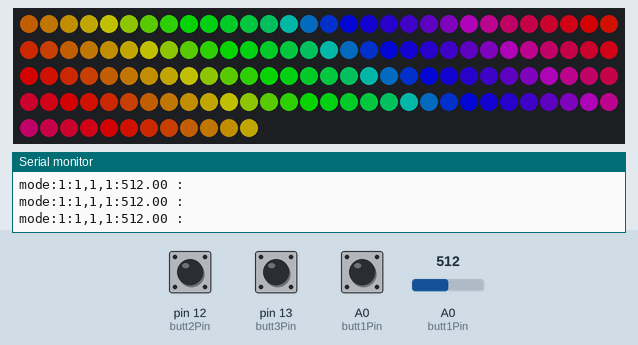
Bench run of a sketch on a simulated Arduino Uno, built with avr-gcc and run on an emulated ATmega328P. Parts: 132 RGB LEDs in strip order, left to right, continuing on the next row, the last lines printed to the serial monitor. Inputs (shaded band) come from the test bench; at power-on: A0 (butt1Pin) HIGH, A0 (butt1Pin) = 512, pin 12 (butt2Pin) HIGH, pin 13 (butt3Pin) HIGH. Dim RGB values are drawn brighter than linear.

Above: at 1.2 s.
1.3 s: A0 (butt1Pin) pulled LOW for 0.15 s
At 2.0 s:
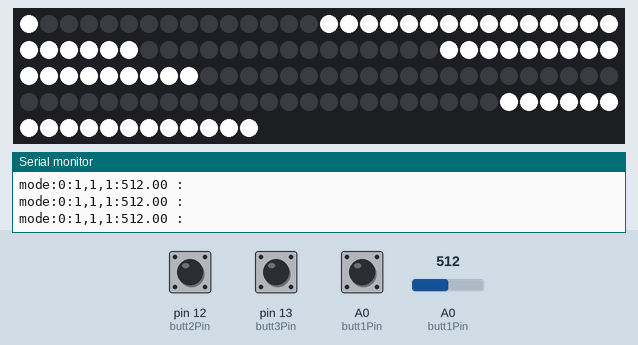
3.0 s: A0 (butt1Pin) set to 34
At 4.2 s:
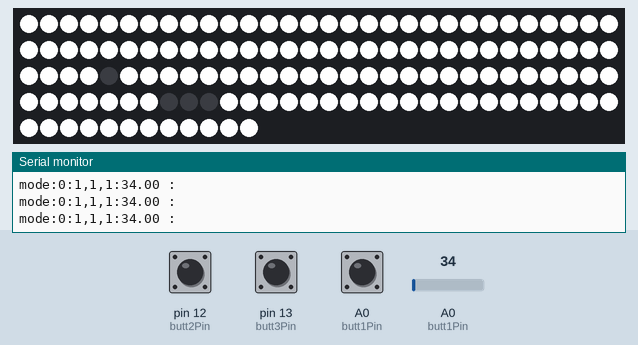
4.6 s: A0 (butt1Pin) set to 28
6.1 s: pin 12 (butt2Pin) pulled LOW for 0.15 s
At 7.0 s:
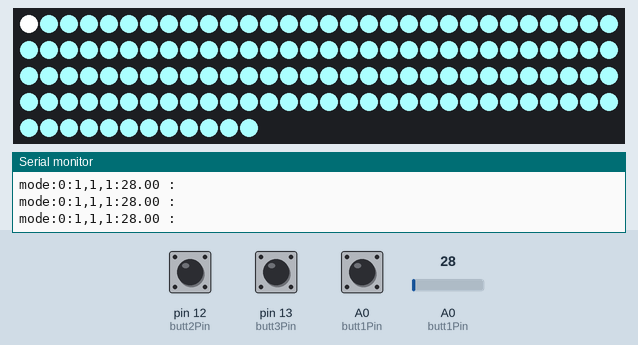
7.7 s: A0 (butt1Pin) set to 57
9.2 s: A0 (butt1Pin) set to 66
At 10.0 s:
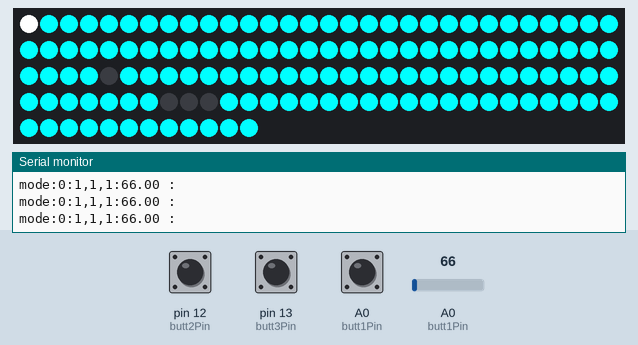
Timing chart, 0 to 11.7 s (numbered marks = the images above; inputs shaded):
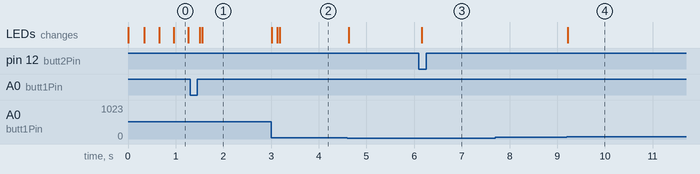

Measured:
- the behaviour switches between 61 and 62 on A0 (butt1Pin) (found by bisection; images 3 and 4)
- after the input at 1.3 s, the LEDs: first change after 0.21 s (image 1 shows a later state)
- after the input at 3.0 s, the LEDs: first change at once (image 2 shows a later state)
- after the input at 6.1 s, the LEDs: change after 0.06 s (image 3)
- after the input at 9.2 s, the LEDs: change at once (image 4)

The sketch:

snak2.ino
```cpp
/*
 * For use with "snak2" lamp and "pot-boardDesp-snak2"
 * Tod Kurt / todbot.com
 * Uses ESP8266 D1 Mini driving single SK6812WWA strip, split into two with a NeoJoint
 */

#include <NeoPixelBus.h>
#include <Bounce2.h>

//#define FASTLED_ALLOW_INTERRUPTS 0
#define FASTLED_INTERNAL
#include "FastLED.h"
FASTLED_USING_NAMESPACE

#define ARRAY_SIZE(A) (sizeof(A) / sizeof((A)[0]))

const int NUM_LEDS_STRAND = 33;
const int NUM_LEDS = (NUM_LEDS_STRAND * 4); //33 * 4;

const int ledPin = 2;
const int butt1Pin = 14;
const int butt2Pin = 12;
const int butt3Pin = 13;
const int potPin = A0;

CRGB leds[NUM_LEDS]; // these are FastLED pixel types

const int FRAMES_PER_SECOND = 60;

NeoPixelBus<NeoGrbwFeature, NeoEsp8266Uart800KbpsMethod> strip(NUM_LEDS, ledPin);
Bounce debouncer1 = Bounce();
Bounce debouncer2 = Bounce();
Bounce debouncer3 = Bounce();


float potval;
float lastval;
CRGB gColors[] = {
    CRGB(255,255,255),

    CRGB(  0,255,255),
    CRGB(255,  0,255),
    CRGB(255,255,  0),

    CRGB(  0,  0,255),
    CRGB(  0,255,  0),
    CRGB(255,  0,  0)
};
CRGB gColor = gColors[0];
int gColorsPos = 0;
uint8_t gHue;
uint8_t gBri; // FIXME: hack

// List of patterns to cycle through.  Each is defined as a separate function below.
typedef void (*SimplePatternList[])();
void modeLamp();
void modeRainbow();
void modeBpm();
void modeSinelon();
SimplePatternList gPatternModes = { modeRainbow, modeBpm, modeSinelon };
uint8_t gMode = 1;
uint8_t gPatternMode = 0;

//
void setup()
{
    Serial.begin(115200);
    delay(1);

    pinMode(potPin, INPUT);
    pinMode(butt1Pin, INPUT_PULLUP);
    pinMode(butt2Pin, INPUT_PULLUP);
    pinMode(butt3Pin, INPUT_PULLUP);


    debouncer1.attach(butt1Pin);
    debouncer1.interval(50); // interval in ms
    debouncer2.attach(butt2Pin);
    debouncer2.interval(50); // interval in ms
    debouncer3.attach(butt3Pin);
    debouncer3.interval(50); // interval in ms

    // this resets all the neopixels to an off state
    strip.Begin();
    strip.Show();
}

//
void loop()
{
    EVERY_N_MILLISECONDS( 20 ) {

        updateInterface();

        if( gMode == 0 ) {
            gBri = 255;
            modeLamp();
        }
        else {
            gBri = 0;
            gPatternModes[ gPatternMode ]();
        }

//        blur1d( leds, NUM_LEDS, 128);  // blur things a bit
        copyPixels();

    }

    EVERY_N_MILLISECONDS( 100 ) {
        debugPrint();
    }

    strip.Show();
    delay( 1000 / FRAMES_PER_SECOND );

}

void updateInterface()
{
    potval = analogRead( potPin );

    debouncer1.update();
    debouncer2.update();
    debouncer3.update();

    if( debouncer1.fell() ) {
        gMode = !gMode;
//        gMode = (gMode+1) % ARRAY_SIZE(gModes);
        Serial.print(F("Button1:")); Serial.println(gMode);
    }

    if( debouncer2.fell() ) {
        gColorsPos = (gColorsPos+1) % ARRAY_SIZE(gColors); // wrap around
        gColor = gColors[ gColorsPos ];
        Serial.print(F("Button2:")); Serial.println(gColorsPos);
    }

    if( debouncer3.fell() ) {
        gPatternMode = (gPatternMode +1) % ARRAY_SIZE(gPatternModes);
        Serial.print(F("Button3!")); Serial.println(gPatternMode);
    }

}

void modeLamp()
{
    int l0 = potval; //map( potval, 1023,0, 0,1023); // reverse
    int l1 = map(map(potval, 1023,0, 0,NUM_LEDS_STRAND), 0,NUM_LEDS_STRAND, 0,1023); // reverse, scale, reverse,scale
    int dl = l0-l1;  // delta between actual and scaled
    int llbri = map( dl, 0, (1023/NUM_LEDS_STRAND)+1, 0,255 );

    // reverse & scale
    // int l = map(potval, 1023,0, 0,NUM_LEDS_STRAND); // reverse & scale
    int l = map(potval, 0,1023, 0,NUM_LEDS_STRAND); // reverse & scale

    lastval = smooth(l, lastval);
    int ll = lastval;

    // fill_solid(leds, NUM_LEDS, CRGB::Black);
    // fill_solid(leds+ll, NUM_LEDS-ll, gColor);

    // the below is totally wrong but looks kinda cool
    fill_solid(leds, NUM_LEDS, CRGB::Black);
    fill_solid( leds+(NUM_LEDS_STRAND*0) + ll, NUM_LEDS_STRAND-ll, gColor);
    fill_solid( leds+(NUM_LEDS_STRAND*1) - ll, NUM_LEDS_STRAND-ll, gColor);
    fill_solid( leds+(NUM_LEDS_STRAND*2) - ll, NUM_LEDS_STRAND-ll, gColor);
    fill_solid( leds+(NUM_LEDS_STRAND*3) + ll, NUM_LEDS_STRAND-ll, gColor);

    // slowly turn on next pixel
    // CRGB c2 = gColor;
    // c2.subtractFromRGB(255-llbri);
    // fill_solid(leds+ll-1, 1, c2);
//    CRGB c3 = c2;
//     c3 /= 2; // .subtractFromRGB(255-llbri);
//     fill_solid(leds+l-2, 1, c3);

}

void modeRainbow()
{
    // FastLED's built-in rainbow generator
    fill_rainbow( leds, NUM_LEDS, gHue++, 8);
    for( int i=0; i<NUM_LEDS; i++) {
        leds[i] %= potval/4; // dim some percentage
    }
}

void modeSinelon()
{
    // a colored dot sweeping back and forth, with fading trails
    fadeToBlackBy( leds, NUM_LEDS, 20);
//    int pos = beatsin16( hue,0,NUM_LEDS);
    int pos = beatsin16(10,0,NUM_LEDS);
//    leds[pos] += CHSV( gHue, 255, potval/4);
    leds[pos] += gColor;
    leds[pos] %= potval/4;
}
void modeBpm()
{
    gHue++;
    // colored stripes pulsing at a defined Beats-Per-Minute (BPM)
    uint8_t BeatsPerMinute = 30; //62;
    CRGBPalette16 palette = PartyColors_p;
    uint8_t beat = beatsin8( BeatsPerMinute, 64, 255);
    for( int i = 0; i < NUM_LEDS; i++) { //9948
        leds[i] = ColorFromPalette(palette, gHue+(i*2), beat-gHue+(i*10));
        leds[i] %= potval/4;
    }
}

void debugPrint()
{
    Serial.print(F("mode:")); Serial.print(gMode); Serial.print(F(":"));
    Serial.print(debouncer1.read()); Serial.print(F(","));
    Serial.print(debouncer2.read()); Serial.print(F(","));
    Serial.print(debouncer3.read()); Serial.print(F(":"));

    Serial.print(potval); Serial.print(F(" : "));
//    Serial.print(lastval); Serial.print(F(" : "));
//    Serial.print(dl); Serial.print(F(" : "));
//    Serial.print(llbri); Serial.print(F(" : "));
//    Serial.print(l);
    Serial.println();
    //  512 - 11.69 - 1,1,1 - 43 - -6 - 11  // negative?
}


float smooth(float val, float last)
{
    return last + ((val - last) * 0.3);
}

// convert FastLED pixels to whatever we're using (NeoPixelBus in this case)
void copyPixels()
{
    for( int i=0; i<NUM_LEDS; i++) {
        CRGB c0 = leds[i];
        // RgbColor c(c0.r, c0.g, c0.b);
        uint8_t bri = gBri;
        if( gBri == 255 ) {
            gBri = (c0.r + c0.g + c0.b) / 3;
        }
        RgbwColor c(c0.r, c0.g, c0.b, bri);
        strip.SetPixelColor(i, c);
    }

}
```
